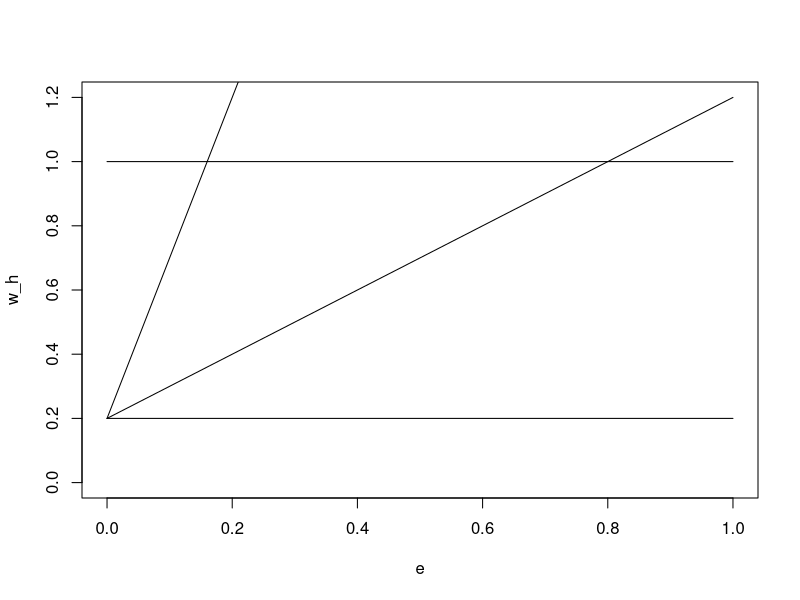

Source code (R):

# Question 1 --------------------------------------------------------------

e <- seq(0, 1, 0.01)
w_h <- rep(1, length(e))
w_l <- w_h - 0.8
ic_l <- 0.2 + e / 0.2
ic_h <- 0.2 + e

plot(e, w_h, type = "l", ylim = c(0,1.2))
lines(e, w_l)
lines(e, ic_h)
lines(e, ic_l)

